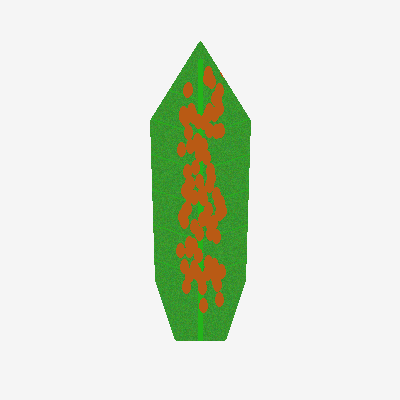
#> input picture samples/corn_rust.png, 400 x 400 px
$ python -i vision.py   (imports and definitions only)
#> lines starting #> are read from the running program, lines starting #| are printed output that depends on the picture; after the words box and inside, x2 and y2 are one past the last pixel; in counts of white or black regions, pixels touching at a corner belong together
#> further down, picture is the input picture: PIL image 400x400 RGB; mean R, G, B 221.8, 228.7, 214.2
"""A deterministic colour-segmentation demonstration, not a trained disease classifier."""

import cv2
import numpy as np
from PIL import Image, ImageOps

SAMPLE_CROPS = {
    "healthy_leaf.png": "Unspecified",
    "tomato_early_blight.png": "Tomato",
    "potato_late_blight.png": "Potato",
    "corn_rust.png": "Maize",
    "rice_blast.png": "Rice",
}
ILLUSTRATIVE_MATCHES = {
    "Tomato": "Early-blight-like spotting",
    "Potato": "Late-blight-like dark patches",
    "Maize": "Rust-like coloured spots",
    "Rice": "Blast-like spotting",
}


def analyze_leaf(image, crop="Unspecified"):
#> called with crop = 'Unspecified'
    if crop not in ["Unspecified", *ILLUSTRATIVE_MATCHES]:
        raise ValueError("Unsupported crop hint.")
    if not isinstance(image, Image.Image):
        raise TypeError("Open the image using PIL.Image before analysis.")
    image = ImageOps.exif_transpose(image).convert("RGB")
    if min(image.size) < 16:
        raise ValueError("Use an image at least 16 by 16 pixels.")
    image.thumbnail((600, 600))
    rgb = np.asarray(image).copy()
    hsv = cv2.cvtColor(rgb, cv2.COLOR_RGB2HSV)
#> hsv: shape (400, 400, 3); mean H, S, V 6.8, 28.9, 232.4
    hue, saturation, value = cv2.split(hsv)
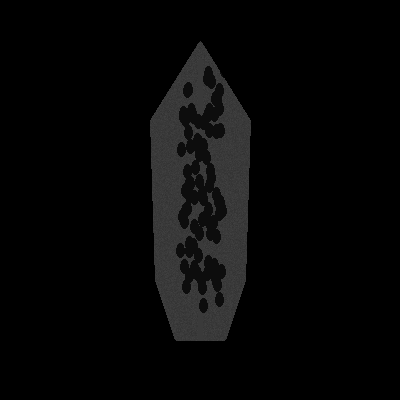
#> hue: shape (400, 400); min 0, max 66, mean 6.8
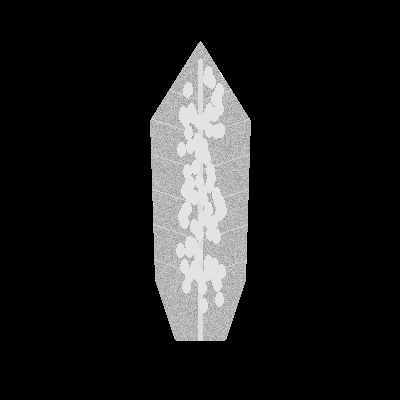
#> saturation: shape (400, 400); min 0, max 227, mean 28.9
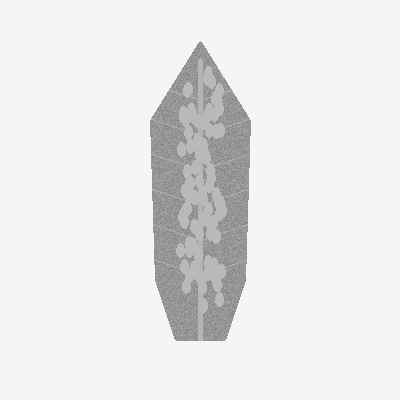
#> value: shape (400, 400); min 135, max 245, mean 232.4
    green = (hue >= 32) & (hue <= 100) & (saturation > 40) & (value > 30)
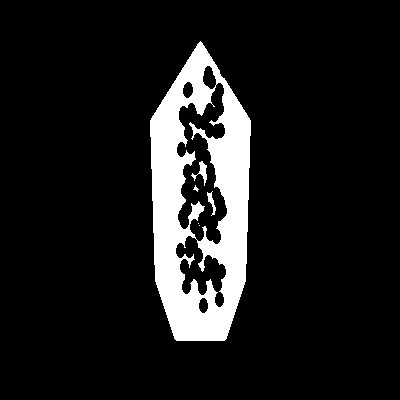
#> green: shape (400, 400) bool; 10.9% white; 6 white regions (3 under 20 px), largest, box (x1, y1, x2, y2) and area: (150, 41, 251, 341) 17189, (191, 161, 207, 186) 134, (207, 191, 216, 216) 86
    if green.sum() < 0.01 * green.size:
        raise ValueError("No clear green leaf region found. Use a leaf on a plain light background.")
    coloured = ((saturation > 35) & (value > 20)).astype(np.uint8) * 255
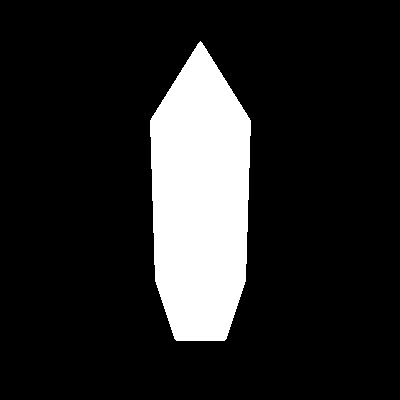
#> coloured: shape (400, 400); 14.8% white; 1 white region
    kernel = np.ones((3, 3), np.uint8)
    coloured = cv2.morphologyEx(coloured, cv2.MORPH_CLOSE, kernel)
    contours, _ = cv2.findContours(coloured, cv2.RETR_EXTERNAL, cv2.CHAIN_APPROX_SIMPLE)
#> contours = 1 contour; box (x1, y1, x2, y2) and area: (150, 41, 251, 341) 23397
    if not contours:
        raise ValueError("Could not find a leaf boundary.")
    # Keep the largest region and fill internal holes so dark spots remain in the leaf.
    contour = max(contours, key=cv2.contourArea)
#> contour = contour of 219 points, box (x1, y1, x2, y2) (150, 41, 251, 341), area 23397
    leaf_mask = np.zeros(hue.shape, dtype=np.uint8)
    cv2.drawContours(leaf_mask, [contour], -1, 255, thickness=cv2.FILLED)
    leaf = leaf_mask > 0
#> leaf: shape (400, 400) bool; 14.8% white; 1 white region, box (x1, y1, x2, y2) and area: (150, 41, 251, 341) 23721
    if leaf.sum() < 0.03 * leaf.size or (green & leaf).sum() < 0.01 * leaf.sum():
        raise ValueError("Leaf region is too small or unclear.")
    brown_or_rust = (hue < 27) & (saturation > 55) & (value > 25)
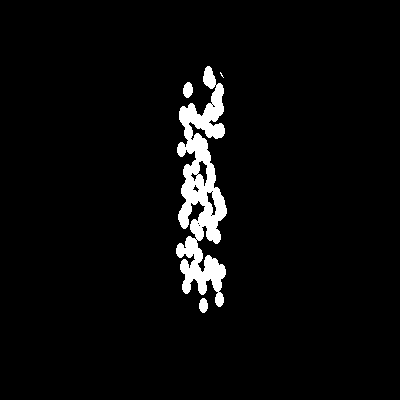
#> brown_or_rust: shape (400, 400) bool; 3.9% white; 4 white regions (1 under 20 px), largest, box (x1, y1, x2, y2) and area: (176, 66, 227, 307) 6057, (183, 82, 193, 98) 122, (199, 298, 208, 313) 105
    yellow = (hue >= 20) & (hue < 36) & (saturation > 80) & (value > 100)
#> yellow: shape (400, 400) bool; every value is 0
    dark = value < 75
    marked = (leaf & (brown_or_rust | yellow | dark)).astype(np.uint8) * 255
    marked = cv2.morphologyEx(marked, cv2.MORPH_OPEN, kernel)
    marked = cv2.bitwise_and(marked, leaf_mask)
    affected = marked > 0
#> affected: shape (400, 400) bool; 3.9% white; 3 white regions
    percent = float(affected.sum() / leaf.sum() * 100)
#> percent = 26.49
    band = "Low colour change" if percent < 2.5 else (
        "Mild" if percent < 10 else "Moderate" if percent <= 25 else "High"
    )
#> band = 'High'
    overlay = rgb.copy()
    # Blend only marked pixels. Background and unaffected pixels remain unchanged.
    overlay[affected] = (0.5 * rgb[affected] + 0.5 * np.array([255, 35, 35])).astype(np.uint8)
#> overlay: shape (400, 400, 3); 3.93% of pixels changed, all inside (x1, y1, x2, y2) = (176, 66, 227, 313)
    spot_contours, _ = cv2.findContours(marked, cv2.RETR_EXTERNAL, cv2.CHAIN_APPROX_SIMPLE)
#> spot_contours = 3 contours; box (x1, y1, x2, y2) and area: (176, 66, 227, 307) 5807, (183, 82, 193, 98) 104, (199, 298, 208, 313) 88
    match = "No substantial colour change detected"
    if percent >= 2.5:
        match = ILLUSTRATIVE_MATCHES.get(crop, "Colour changes detected; select a crop for an illustrative comparison")
    return {
        "original": rgb, "leaf_mask": leaf_mask, "affected_mask": marked, "overlay": overlay,
        "leaf_pixels": int(leaf.sum()), "affected_pixels": int(affected.sum()),
        "affected_percent": percent, "severity_band": band,
        "regions": len(spot_contours), "illustrative_match": match,
    }

>>> from PIL import Image
>>> picture = Image.open('../samples/corn_rust.png')
>>> result = analyze_leaf(picture)
#> result = 10 items

$ run again, on samples/healthy_leaf.png
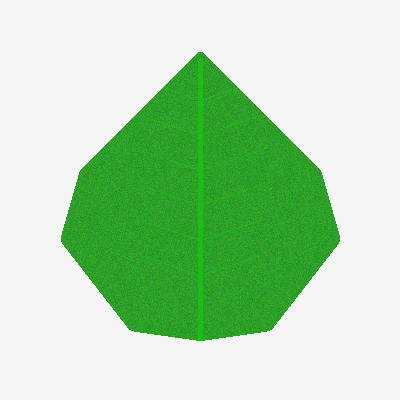
#> input picture samples/healthy_leaf.png, 400 x 400 px
#> picture is the input picture: PIL image 400x400 RGB; mean R, G, B 178.8, 217.3, 177.2
#> hsv: shape (400, 400, 3); mean H, S, V 19.4, 64.9, 217.3
#> in analyze_leaf, `hue, saturation, value = cv2.split(hsv)`:
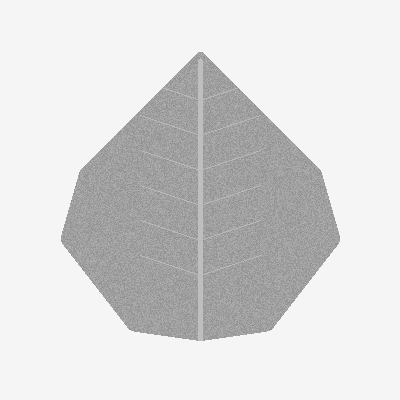
#> value: shape (400, 400); min 145, max 245, mean 217.3
#> in analyze_leaf, `green = (hue >= 32) & (hue <= 100) & (saturation > 40) & (value > 30)`:
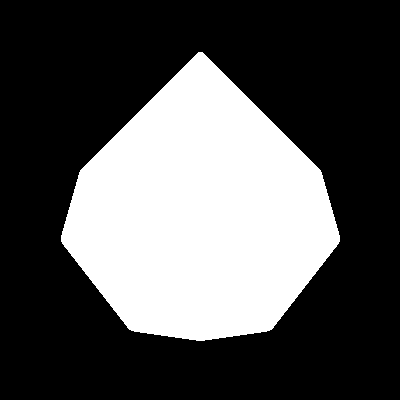
#> green: shape (400, 400) bool; 32.9% white; 1 white region, box (x1, y1, x2, y2) and area: (61, 52, 340, 341) 52615
#> coloured: shape (400, 400); 32.9% white; 1 white region
#> contours = 1 contour; box (x1, y1, x2, y2) and area: (61, 52, 340, 341) 52264
#> contour = contour of 208 points, box (x1, y1, x2, y2) (61, 52, 340, 341), area 52264
#> brown_or_rust: shape (400, 400) bool; every value is 0
#> percent = 0
#> band = 'Low colour change'
#> spot_contours = []
#> result = 10 items
